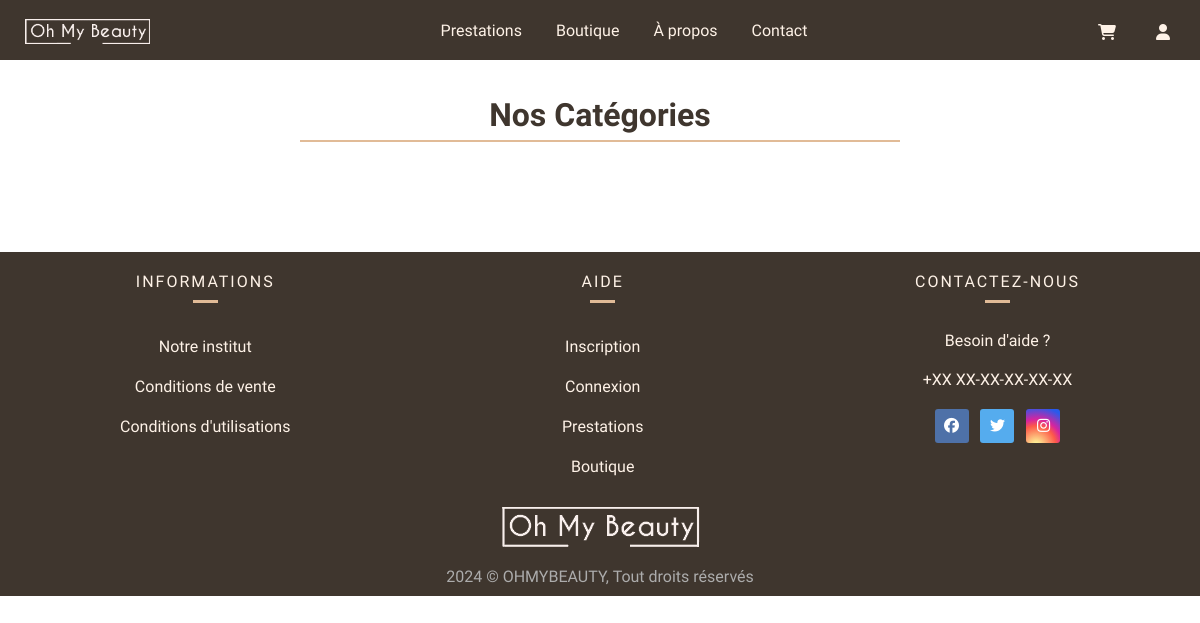
The page /index.php?action=categorie on the database as committed earlier.
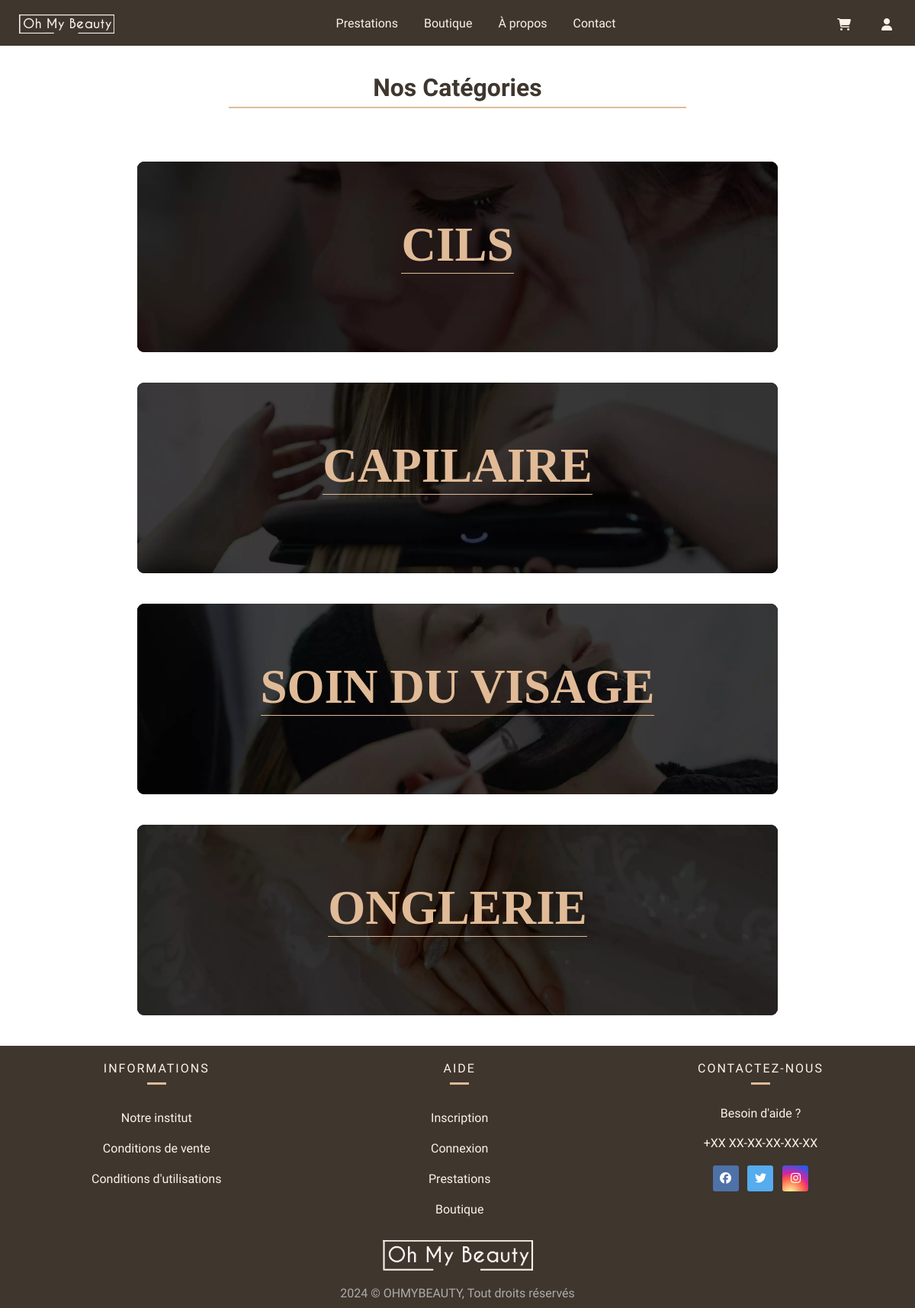
The same page on the database as committed later.
### tables this page shows
CREATE TABLE IF NOT EXISTS `categorie` (
  `id_categorie` int NOT NULL AUTO_INCREMENT,
  `designation` varchar(50) NOT NULL,
  PRIMARY KEY (`id_categorie`)
);

### controller/BoutiqueController.php (called while the page is built, shortened)
<?php
class BoutiqueController {
    private $categorieManager;
    public function __construct() {
        $this->categorieManager = new CategorieManager();
    }
    public function afficherCategories() {
        $categories = $this->categorieManager->obtenirToutesLesCategories();
        require 'view/vueCategories.php';
    }
}

### app/Connect.php (called while the page is built, shortened)
<?php
abstract class Connect {
    public static function seConnecter(){
        try {
            return new \PDO(
                "mysql:host=".self::HOST.";dbname=".self::DB.";charset=utf8", self::USER, self::PASS);
        } catch (\PDOException $ex) {
            return $ex->getMessage();
        }
    }
}

### model/managers/CategorieManager.php (called while the page is built, shortened)
<?php
class CategorieManager {
    private $db;
    public function __construct() {
        $this->db = Connect::seConnecter();
    }
    public function obtenirToutesLesCategories() {
        $requete = "
            SELECT id_categorie, designation
            FROM categorie
        ";
        $stmt = $this->db->query($requete);
        return $stmt->fetchAll(\PDO::FETCH_ASSOC);
    }
}

### view/vueCategories.php (the view, shortened to what this page needs)
<div class="titre-categories">
    <h1>Nos Catégories</h1>
</div>
<section class="categories-articles">
    <?php foreach ($categories as $categorie) { ?>
        <a href="index.php?action=voirArticlesParCategorie&id_categorie=<?= $categorie['id_categorie']; ?>" class="link-categorie">
            <div class="categorie-absolute">
                <h2><?= $categorie['designation']; ?></h2>
            </div>
            <img class="img-categorie" src="./public/img/<?= $categorie['designation']; ?>.webp" alt="categorie d'articles">
            </a>
    <?php } ?>
</section>
<?php
$contenu = ob_get_clean();
require "template.php";
?>

### index.php (shortened to what this page needs)
<?php
$ctrlAccueil = new AccueilController();
$ctrlBoutique = new BoutiqueController();
if(isset($_GET["action"])){
    switch ($_GET["action"]) {
        case "categorie": $ctrlBoutique->afficherCategories(); break;
        }
} else {
    $ctrlAccueil->afficherHome();
}

### view/template.php (shortened to what this page needs)
<!DOCTYPE html>
<html lang="fr">
<head>
    <link rel="stylesheet" type="text/css" href="./public/css/style.css?<?php echo time(); ?>" />
    <link rel="stylesheet" href="https://cdnjs.cloudflare.com/ajax/libs/font-awesome/4.7.0/css/font-awesome.min.css">
    <link rel="stylesheet" href="https://unpkg.com/leaflet@1.9.4/dist/leaflet.css"
/>
</head>
<body>
    <header>
        <a href="index.php?action=home" class="logoNav"><img src="./public/img/logo_header.webp"  alt="image logo Oh My Beauty"></a>
        <nav id="myLinks">
            <a href="index.php?action=prestations">Prestations</a>
            <a href="index.php?action=categorie">Boutique</a>
            <a href="index.php?action=aPropos">À propos</a>
            <a href="index.php?action=contact">Contact</a>
        </nav>
        <div class="buttons-header">
            <div class="header-cart-toggle">
                <a href="index.php?action=panier">
                    <i class="fa-solid fa-cart-shopping fa-l"></i>
                </a>
            </div>
            <div class="user">
                <button aria-label="user">
                    <i class="fa-solid fa-user fa-l"></i>
                </button>
            </div>
        </div>
    </header>
    <main>
        <div id="contenu">
            <?= $contenu ?>
        </div>
    </main>
    <footer class="section bg-footer">
        <div class="container">
            <div>
            <h3 class="footer-heading text-uppercase text-white">Informations</h3>
            <ul class="footer-link mt-4">
                <li><a href="index.php?action=aPropos">Notre institut</a></li>
                <li><a href="#!">Conditions de vente</a></li>
                <li><a href="#!">Conditions d'utilisations</a></li>
            </ul>
            </div>
            <div>
            <h3 class="footer-heading text-uppercase text-white">Aide</h3>
            <ul class="footer-link mt-4">
                <li><a href="index.php?action=inscription">Inscription</a></li>
                <li><a href="index.php?action=connexion">Connexion</a></li>
                <li><a href="index.php?action=prestations">Prestations</a></li>
                <li><a href="index.php?action=categorie">Boutique</a></li>
            </ul>
            </div>
            <div class="footer-link">
            <h3 class="footer-heading text-uppercase text-white">Contactez-nous</h3>
            <p class="contact-info mt-4">Besoin d'aide ?</p>
            <p class="contact-info">+XX XX-XX-XX-XX-XX</p>
            <div>
                <ul class="list-inline">
                <li class="list-inline-item"><a href="#!"><i class="fab facebook footer-social-icon fa-facebook-f"></i></a></li>
                <li class="list-inline-item"><a href="#!"><i class="fab twitter footer-social-icon fa-twitter"></i></a></li>
                <li class="list-inline-item"><a href="#!"><i class="fab instagram footer-social-icon fa-instagram"></i></a></li>
                </ul>
            </div>
            </div>
        </div>
        <div class="text-center mt-5">
            <img src="./public/img/logo_footer.webp" alt="logo ohmybeauty">
            <p class="footer-alt">2024 © OHMYBEAUTY, Tout droits réservés</p>
        </div>
    </footer>
</body>
</html>

### public/css/style.css (style rules this page uses)
:root { --marron : #3F362E; --brun : #523c2a; --beige : #E1BB97; --bcreme : #FEF2E7; --rufina : "Rufina", serif;; --oxygen : "Oxygen", sans-serif; }
* { margin: 0; padding: 0; vertical-align: top; box-sizing: border-box; }
a { text-decoration: none; }
h1 { font-family: var(--rufina); border-bottom: solid 2px var(--beige); padding: 6px; text-align: center; }
header { z-index: 5; display: flex; background-color: var(--marron); width: 100%; height: 60px; position: sticky; top: 0; }
header button { background: none; border: none; cursor: pointer; font-size: 1em; margin-top: 4px; color: var(--bcreme); }
.buttons-header { display: flex; gap: 25px; padding-right: 10px; }
.logoNav { margin-left: 25px; margin-top: 19px; }
.logoNav img { height: 25px; }
nav { margin-top: 15px; margin: auto; }
nav a { margin-right: 15px; margin-left: 15px; transition: all 0.2s; }
header a { font-family: var(--oxygen); color: var(--bcreme); }
.user { margin-top: 20px; margin-right: 20px; z-index: 1001; }
.header-cart-toggle { position: relative; display: inline-block; margin-top: 24px; margin-right: 15px; z-index: 1001; }
.container { padding-top: 20px; display: flex; justify-content: space-between; max-width: 80%; margin-right: auto; margin-left: auto; }
footer h3 { margin-top: 0; margin-bottom: 0.5rem; font-weight: 500; line-height: 1.2; font-size: 1rem; }
.text-uppercase { text-transform: uppercase; }
.text-white { color: var(--bcreme); }
.text-center { text-align: center; padding-bottom: 0.6rem; }
.mt-4 { margin: 0; margin-top: 1.5rem; }
.bg-footer { background-color: var(--marron); font-family: var(--oxygen); width: 100%; bottom: 0; }
.footer-heading { letter-spacing: 2px; display: flex; justify-content: center; }
.list-inline { padding-left: 0; list-style: none; margin-top: 0; margin-bottom: 1rem; }
.contact-info { color: var(--bcreme); font-size: 16px; margin-top: 20px }
.footer-social-icon { font-size: 15px; height: 34px; width: 34px; line-height: 34px; border-radius: 3px; text-align: center; padding-top: 9px; margin-top: 20px }
.facebook { transition: transform 1s ease 0s; background-color: #4e71a8; color: #ffffff; }
.twitter { transition: transform 1s ease 0s; background-color: #55acee; color: #ffffff; }
.instagram { transition: transform 1s ease 0s; background: radial-gradient(circle at 30% 107%, #fdf497 0%, #fdf497 5%, #fd5949 45%,#d6249f 60%,#285AEB 90%); color: #ffffff; }
footer img { display: block; margin-left: auto; margin-right: auto; height: auto; padding-top: 20px; padding-bottom: 20px; }
.footer-alt { color: #acacac; }
.titre-categories { color: var(--marron); margin-bottom: 30px; padding-top: 30px; width: 50%; margin-left: auto; margin-right: auto; }
.categories-articles { padding-top: 40px; padding-bottom: 40px; position: relative; display: flex; flex-direction: column; width: 70%; margin: auto; gap: 40px; }
.link-categorie { background-color: black; position: relative; overflow:hidden; width: 100%; aspect-ratio: 16 / 5; max-height: 250px; border-radius: 9px; }
.img-categorie { transition: 0.5s ease; width: 100%; object-fit: cover; height: 100%; }
.categorie-absolute { transition: all 0.5s; position: absolute; left: 0; right: 0; margin-inline: auto; width: fit-content; top: 29%; color: var(--beige); font-size: 3.5vw; border-bottom: 1px solid var(--beige); z-index: 2; }

Rows that differ between the two databases and show on the page:
added categorie: designation "CILS", designation (picture)
added categorie: designation "CAPILAIRE", designation (picture)
added categorie: designation "SOIN DU VISAGE", designation (picture)
added categorie: designation "ONGLERIE", designation (picture)
